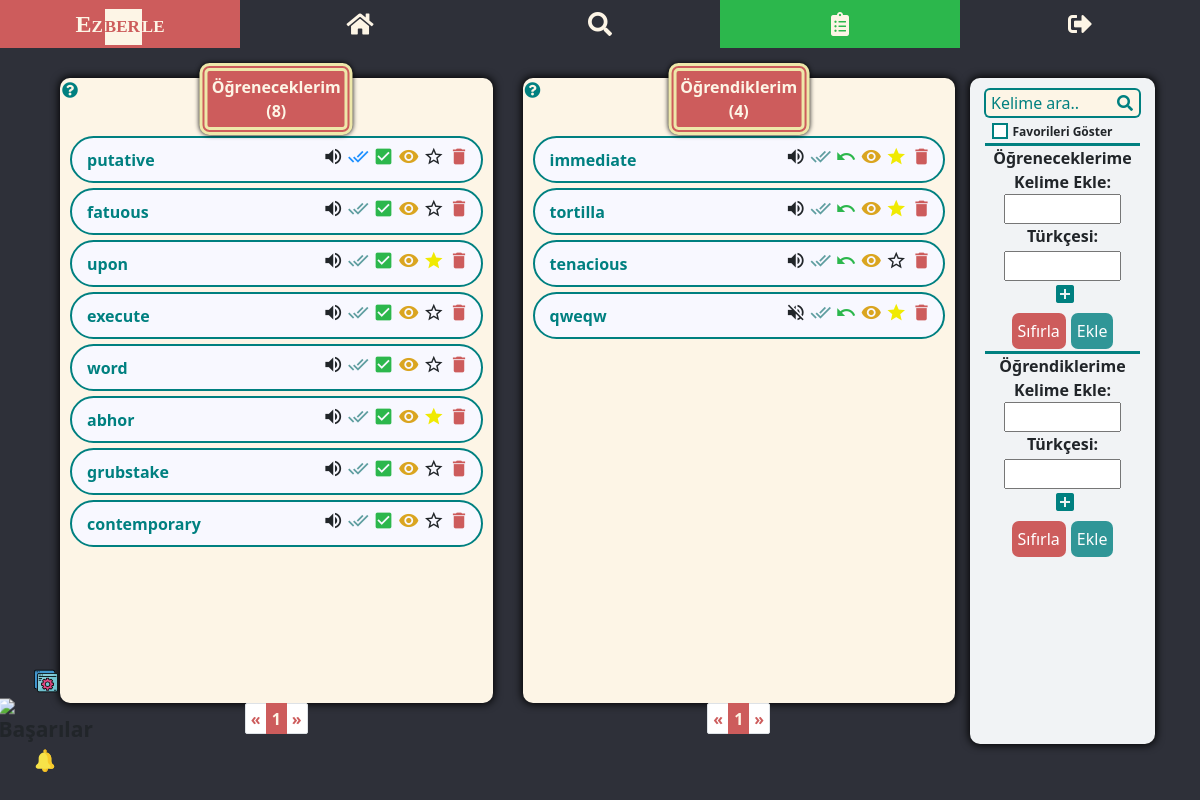
/kelime_listesi/ (signed in), run on the app's committed database.
### my_dict/models.py (models this page shows, shortened)
class WordEn(models.Model):
    user = models.ForeignKey(User, on_delete=models.CASCADE)
    english = models.CharField(max_length=100)
    audio = models.CharField(max_length=300)
    create_time = models.DateTimeField(auto_now_add=True)
    is_learned = models.BooleanField(default=False)
    is_seen = models.BooleanField(default=False)
    is_starred = models.BooleanField(default=False)
    is_in_reminder_list = models.BooleanField(default=False)
    is_new_in_reminder_list = models.BooleanField(default=False)
    memorize_tracker = FieldTracker(fields=['is_learned'])
    class Meta:
        ordering = ['-create_time']

### my_dict/views.py (the view)
# urls.py: path('kelime_listesi/', my_word_list, name='word-list'),
@login_required
def my_word_list(request):
    l_words = WordEn.objects.filter(user=request.user, is_learned=True)
    unl_words = WordEn.objects.filter(user=request.user, is_learned=False)
    if request.method == 'POST':
        if "english-unl" in request.POST:
            word_en = request.POST.get('english-unl')
            word_tr_list = request.POST.getlist('turkish-unl[]')
            if not WordEn.objects.filter(user=request.user, english=word_en).exists():
                create_word_en = WordEn(user=request.user, english=word_en)
                create_word_en.save()
                for word_tr in word_tr_list:
                    if word_tr.strip() != "":
                        create_word_tr = create_word_en.turkish.create(turkish=word_tr)
                        create_word_tr.save()
                is_added = True
            else:
                is_added = False
            data = {'is_added': is_added}
            return JsonResponse(data)
        elif "english-l" in request.POST:
            word_en = request.POST.get('english-l')
            word_tr_list = request.POST.getlist('turkish-l[]')
            if not WordEn.objects.filter(user=request.user, english=word_en).exists():
                create_word_en = WordEn(user=request.user, english=word_en, is_learned=True)
                create_word_en.save()
                for word_tr in word_tr_list:
                    if word_tr.strip() != "":
                        create_word_tr = create_word_en.turkish.create(turkish=word_tr)
                        create_word_tr.save()
                is_added = True
            else:
                is_added = False
            data = {'is_added': is_added}
            return JsonResponse(data)
    elif request.method == "GET":
        word = request.GET.get("q")
        my_word_list_search(request, word)
    paginator_unl = Paginator(unl_words, 10)
    page_no_unl = request.GET.get('s')
    page_unl = paginator_unl.get_page(page_no_unl)
    paginator_l = Paginator(l_words, 10)
    page_no_l = request.GET.get('p')
    page_l = paginator_l.get_page(page_no_l)
    data = {
        'page_obj_unl': page_unl,
        'page_obj_l': page_l,
        'unlearned_count': len(unl_words),
        'learned_count': len(l_words),
    }
    if WordEn.objects.filter(user=request.user, is_new_in_reminder_list=True):
        data['show_reminder_notif'] = True
    return render(request, 'my_dict/word_list.html', context=data)

### my_dict/templates/my_dict/word_list.html (shortened to what this page needs)
{% extends 'base.html' %}
{% load static %}
{% block content %}
<div class="wrapper">
<div class="container-md">
<div class="row mt-4">
    <div class="col-lg-5 tbl-first mt-md-4">
        <div class="tbl-words position-relative">
            <span class="wl-title">Öğreneceklerim <br> (<span class="count-unl">{{ unlearned_count }}</span>)</span>
            <div class="tt">
              <i class="fas fa-question-circle"></i>
            </div>
            <ul class="unl-word">
                {% if "kelime_listesi/q=" not in request.path or page_obj_unl|length > 0 %}
                    {% for word in page_obj_unl %}
                    <li data-id="{{word.id}}" class="li{{word.id}}">
                        <div class="en-section">
                            <div class="align-self-center word">
                                <a href="{% url 'dictionary-search' word.english %}">{{ word.english }}</a>
                            </div>
                            <div data-id="{{word.id}}" class="btn-grp">
                                {% if word.audio %}
                                <i title="Dinle" class="material-icons audio">volume_up</i>
                                {% else %}
                                <i title="Ses mevcut değil" class="material-icons audio">volume_off</i>
                                <audio src="{{word.audio}}"></audio>
                                {% endif %}
                                {% if word.is_seen %}
                                <i title="Görüldü" class="material-icons tick-seen dodger">done_all</i>
                                {% else %}
                                <i title="Görüldü" class="material-icons tick-seen cadet">done_all</i>
                                {% endif %}
                                <i title="Ezberledim" class="material-icons tick-learn memorize">check_box</i>
                                <i data-toggle="collapse" data-target=".tr{{word.id}}" title="Türkçelerini göster"
                                   class="material-icons eye">remove_red_eye</i>
                                {% if not word.is_starred %}
                                <i title="Favorilere ekle" class="material-icons star">star_border</i>
                                {% else %}
                                <i title="Favorilere eklendi" class="material-icons star pale-yellow">star</i>
                                {% endif %}
                                <i title="Sil" class="material-icons del del-unl">delete</i>
                            </div>
                        </div>
                    </li>
                    {% endfor %}
                {% elif page_obj_unl|length == 0 and '$favorites' not in request.path %}
                    <li>Bu listeye <u>{{word}}</u> için bir kelime kayıt edilmemiş.</li>
                {% endif %}
            </ul>
        </div>
        {% if 'kelime_listesi/q=' not in request.path or unl_pg_count > 9 %}
        <nav aria-label="Page navigation example">
          <ul class="pagination pagination-sm justify-content-center">
          {% if page_obj_unl.has_previous %}
              <li class="page-item">
              <a class="page-link" href="?s={{ page_obj_unl.previous_page_number }}">&laquo</a>
            </li>
          {% else %}
              <li class="page-item disabled">
              <a class="page-link" href="#" tabindex="-1" aria-disabled="true">&laquo</a>
            </li>
          {% endif %}
          {% for i in page_obj_unl.paginator.page_range %}
              {% if page_obj_unl.number == i %}
                  <li class="page-item active" aria-current="page">
                <span class="page-link">
                  {{ i }}
                </span>
              </li>
              {% elif i > page_obj_unl.number|add:'-5' and i < page_obj_unl.number|add:'5' %}
                   <li class="page-item"><a class="page-link" href="?s={{ i }}">{{ i }}</a></li>
              {% endif %}
          {% endfor %}
          {% if page_obj_unl.has_next %}
              <li class="page-item">
              <a class="page-link" href="?s={{ page_obj_unl.next_page_number }}">&raquo</a>
            </li>
          {% else %}
              <li class="page-item disabled">
              <a class="page-link" href="#" tabindex="-1" aria-disabled="true">&raquo</a>
            </li>
          {% endif %}
        </ul>
      </nav>
        {% endif %}
    </div>
    <div class="col-lg-5 mt-md-4">
        <div class="tbl-words position-relative">
            <span class="wl-title">Öğrendiklerim <br> (<span class="count-l">{{ learned_count }}</span>)</span>
            <div class="tt">
              <i class="fas fa-question-circle"></i>
            </div>
            <ul class="l-word">
                {% if "kelime_listesi/q=" not in request.path or page_obj_l|length > 0 %}
                    {% for word in page_obj_l %}
                    <li data-id="{{word.id}}" class="li{{word.id}}">
                        <div class="en-section">
                            <div class="align-self-center word">
                                <a href="{% url 'dictionary-search' word.english %}">{{ word.english }}</a>
                            </div>
                            <div data-id="{{word.id}}" class="btn-grp">
                                {% if word.audio %}
                                <i title="Dinle" class="material-icons audio">volume_up</i>
                                {% else %}
                                <i title="Ses mevcut değil" class="material-icons audio">volume_off</i>
                                {% endif %}
                                {% if word.is_seen %}
                                <i title="Görüldü" class="material-icons tick-seen dodger">done_all</i>
                                {% else %}
                                <i title="Görüldü" class="material-icons tick-seen cadet">done_all</i>
                                {% endif %}
                                <i title="Unuttum" class="material-icons tick-unlearn memorize">undo</i>
                                {% if word.turkish %}
                                <i data-toggle="collapse" data-target=".tr{{word.id}}" title="Türkçelerini göster"
                                   class="material-icons eye">remove_red_eye</i>
                                {% endif %}
                                {% if not word.is_starred %}
                                <i title="Favorilere ekle" class="material-icons star">star_border</i>
                                {% else %}
                                <i title="Favorilere eklendi" class="material-icons star pale-yellow">star</i>
                                {% endif %}
                                <i title="Sil" class="material-icons del del-l">delete</i>
                            </div>
                        </div>
                    </li>
                    {% endfor %}
                {% elif page_obj_l|length == 0 and '$favorites' not in request.path %}
                    <li>Bu listeye <u>{{word}}</u> için bir kelime kayıt edilmemiş.</li>
                {% endif %}
            </ul>
        </div>
        {% if 'kelime_listesi/q=' not in request.path or l_pg_count > 9 %}
        <nav aria-label="Page navigation example">
          <ul class="pagination pagination-sm justify-content-center">
          {% if page_obj_l.has_previous %}
              <li class="page-item">
              <a class="page-link" href="?p={{ page_obj_l.previous_page_number }}">&laquo</a>
            </li>
          {% else %}
              <li class="page-item disabled">
              <a class="page-link" href="#" tabindex="-1" aria-disabled="true">&laquo</a>
            </li>
          {% endif %}
          {% for i in page_obj_l.paginator.page_range %}
              {% if page_obj_l.number == i %}
                  <li class="page-item active" aria-current="page">
                <span class="page-link">
                  {{ i }}
                </span>
              </li>
              {% elif i > page_obj_l.number|add:'-5' and i < page_obj_l.number|add:'5' %}
                   <li class="page-item"><a class="page-link" href="?p={{ i }}">{{ i }}</a></li>
              {% endif %}
          {% endfor %}
          {% if page_obj_l.has_next %}
              <li class="page-item">
              <a class="page-link" href="?p={{ page_obj_l.next_page_number }}">&raquo</a>
            </li>
          {% else %}
              <li class="page-item disabled">
              <a class="page-link" href="#" tabindex="-1" aria-disabled="true">&raquo</a>
            </li>
          {% endif %}
          </ul>
        </nav>
        {% endif %}
    </div>
    <div class="col-lg-2 col-sm-8 word-mng mb-lg-0 mb-5 mt-4">
        <div>
            <div class="d-flex justify-content-center word-mng-search">
                {% if 'kelime_listesi/q=' in request.path and '$favorites' not in request.path %}
                    <input title="Bir kelime arayın" class="srch-i" type="search" placeholder="Kelime ara.." onClick="this.setSelectionRange(0, this.value.length)" aria-autocomplete="none" autofocus>
                    <button class="srch-btn" type="submit">
                        <i class="fas fa-search"></i>
                    </button>
                {% else %}
                    <input title="Bir kelime arayın" class="srch-i" type="search" placeholder="Kelime ara.." onClick="this.setSelectionRange(0, this.value.length)" aria-autocomplete="none" autofocus>
                    <button class="srch-btn" type="submit">
                        <i class="fas fa-search"></i>
                    </button>
                {% endif %}
            </div>
            {% if '$favorites' in request.path %}
            <div class="d-flex justify-content-center show-fav">
                <label class="custom-cb" for="show-fav">Favorileri Göster
                    <input id="show-fav" type="checkbox" checked>
                    <span class="checkbox"></span>
                </label>
            </div>
            {% else %}
            <div class="d-flex justify-content-center show-fav">
                <label class="custom-cb" for="show-fav">Favorileri Göster
                    <span class="checkbox"></span>
                </label>
            </div>
            {% endif %}
        </div>
        <div class="mng-body">
            <div class="text-center mng-top">
                <div>
                    <span id="add-title-unl">Öğreneceklerime</span><br>
                    <label for="english-unl">Kelime Ekle:</label>
                </div>
                <div><input type="text" id="english-unl" name="english-unl" required autocomplete="off"></div>
                <div><label for="turkish-unl">Türkçesi:</label></div>
                <div><input type="text" id="turkish-unl" name="turkish-unl" class="input-tr-unl mt-1 turkish w-75" autocomplete="off"></div>
                <div class="d-flex justify-content-center">
                  <button class="add-tr add-tr-unl"><i class="material-icons">add_box</i></button>
                </div>
                <div class="d-flex justify-content-center mb-1">
                  <input class="btn-danger-custom reset-unl" type="reset" value="Sıfırla">
                  <input class="btn-before add2unl" type="submit" value="Ekle">
                </div>
            </div>
        </div>
        <div class="text-center mng-bottom">
            <div>
                <span id="add-title-l">Öğrendiklerime</span> <br>
                <label for="english-l">Kelime Ekle:</label>
            </div>
            <div><input type="text" id="english-l" name="english-l" required autocomplete="off"></div>
            <div><label for="turkish-l">Türkçesi:</label></div>
            <div><input type="text" id="turkish-l" name="turkish-l" class="input-tr-l mt-1 turkish w-75" autocomplete="off"></div>
            <div class="d-flex justify-content-center">
              <button class="add-tr add-tr-l"><i class="material-icons">add_box</i></button>
            </div>
            <div class="d-flex justify-content-center mng-form2 mb-sm-1 mb-lg-0">
              <input class="btn-danger-custom reset-l" type="reset" value="Sıfırla">
              <input class="btn-before add2l" type="submit" value="Ekle">
            </div>
        </div>
    </div>
</div>
</div>
</div>
{% endblock %}

### data on the page
WordEn: english "putative", is_seen True (drawn), is_starred False (drawn)
WordEn: english "fatuous", is_seen False (drawn), is_starred False (drawn)
WordEn: english "upon", is_seen False (drawn), is_starred True (drawn)
WordEn: english "execute", is_seen False (drawn), is_starred False (drawn)
WordEn: english "word", is_seen False (drawn), is_starred False (drawn)
WordEn: english "abhor", is_seen False (drawn), is_starred True (drawn)
WordEn: english "grubstake", is_seen False (drawn), is_starred False (drawn)
WordEn: english "contemporary", is_seen False (drawn), is_starred False (drawn)
WordEn: english "immediate", is_seen False (drawn), is_starred True (drawn)
WordEn: english "tortilla", is_seen False (drawn), is_starred True (drawn)
WordEn: english "tenacious", is_seen False (drawn), is_starred False (drawn)
WordEn: english "qweqw", is_seen False (drawn), is_starred True (drawn)

### other printed values
{{ unlearned_count }} "8"
{{ i }} "1"
{{ learned_count }} "4"
